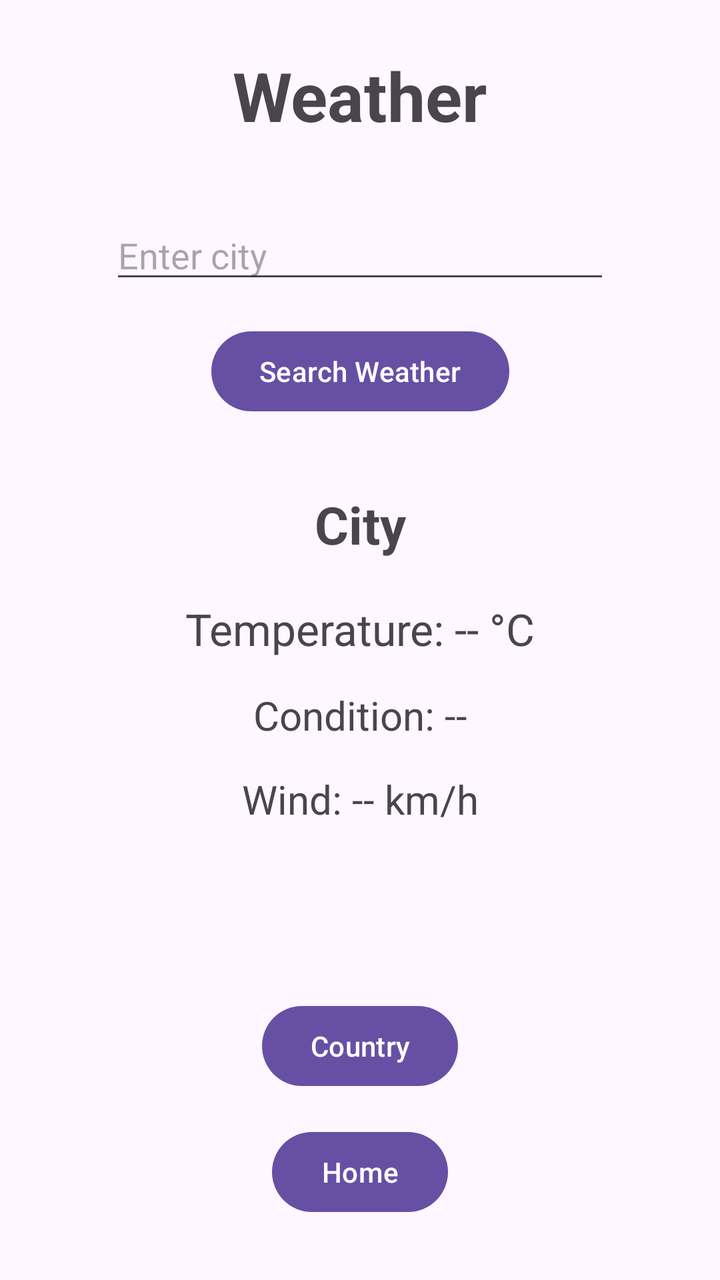
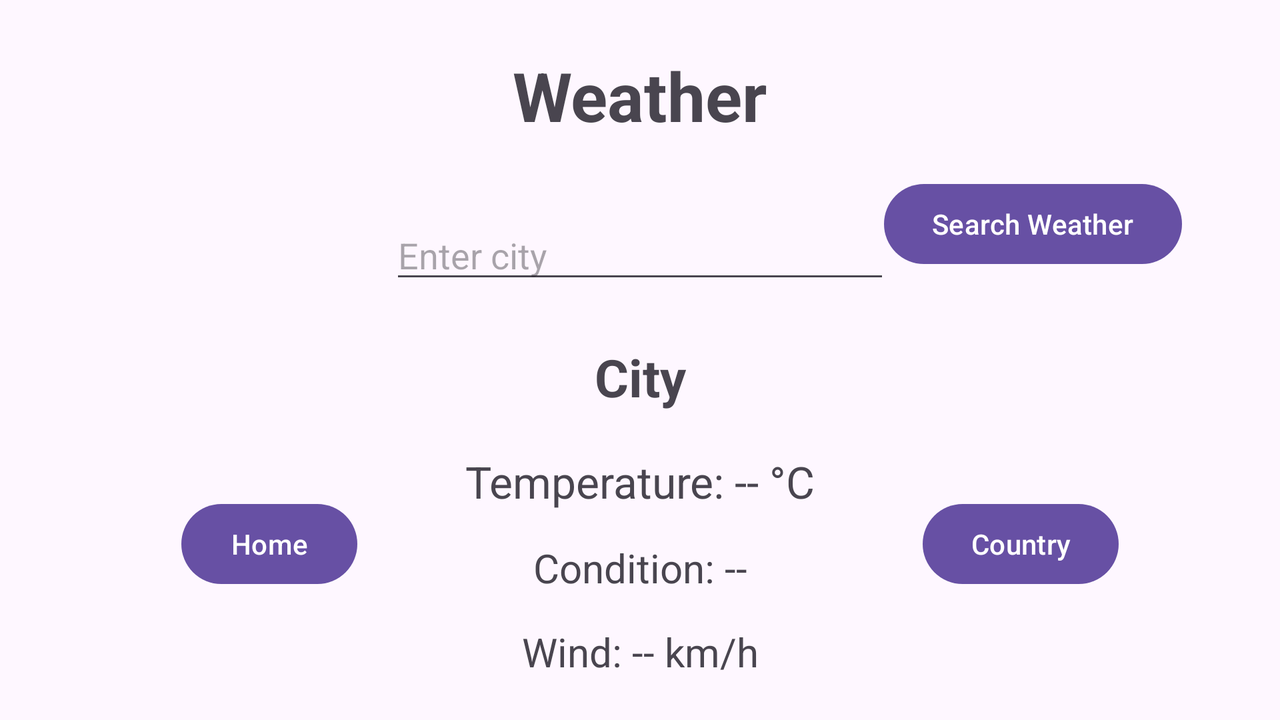

An Android layout and its configuration variant, each rendered on a device that would load it. The default file and the variant file are quoted in full after the pictures.
<!-- AndroidManifest.xml: application theme Theme.API_Integration_V5 -->
<!-- res/layout/fragment_weather.xml -->
<?xml version="1.0" encoding="utf-8"?>
<ScrollView
    xmlns:android="http://schemas.android.com/apk/res/android"
    xmlns:app="http://schemas.android.com/apk/res-auto"
    xmlns:tools="http://schemas.android.com/tools"
    android:layout_width="match_parent"
    android:layout_height="match_parent"
    android:fillViewport="true">

<androidx.constraintlayout.widget.ConstraintLayout
    xmlns:android="http://schemas.android.com/apk/res/android"
    xmlns:app="http://schemas.android.com/apk/res-auto"
    xmlns:tools="http://schemas.android.com/tools"
    android:id="@+id/weatherMain"
    android:layout_width="match_parent"
    android:layout_height="match_parent"
    tools:context=".WeatherFragment">

    <TextView
        android:id="@+id/weatherTitle"
        android:layout_width="wrap_content"
        android:layout_height="wrap_content"
        android:layout_marginTop="25dp"
        android:text="Weather"
        android:textSize="34sp"
        android:textStyle="bold"
        app:layout_constraintEnd_toEndOf="parent"
        app:layout_constraintStart_toStartOf="parent"
        app:layout_constraintTop_toTopOf="parent" />

    <EditText
        android:id="@+id/cityInput"
        android:layout_width="250dp"
        android:layout_height="wrap_content"
        android:layout_marginTop="35dp"
        android:hint="Enter city"
        android:inputType="text"
        app:layout_constraintEnd_toEndOf="parent"
        app:layout_constraintStart_toStartOf="parent"
        app:layout_constraintTop_toBottomOf="@id/weatherTitle" />

    <Button
        android:id="@+id/searchWeatherBtn"
        android:layout_width="wrap_content"
        android:layout_height="wrap_content"
        android:layout_marginTop="15dp"
        android:text="Search Weather"
        app:layout_constraintEnd_toEndOf="parent"
        app:layout_constraintStart_toStartOf="parent"
        app:layout_constraintTop_toBottomOf="@id/cityInput" />

    <TextView
        android:id="@+id/cityText"
        android:layout_width="wrap_content"
        android:layout_height="wrap_content"
        android:layout_marginTop="35dp"
        android:text="City"
        android:textSize="26sp"
        android:textStyle="bold"
        app:layout_constraintEnd_toEndOf="parent"
        app:layout_constraintStart_toStartOf="parent"
        app:layout_constraintTop_toBottomOf="@id/searchWeatherBtn" />

    <TextView
        android:id="@+id/temperatureText"
        android:layout_width="wrap_content"
        android:layout_height="wrap_content"
        android:layout_marginTop="20dp"
        android:text="Temperature: -- °C"
        android:textSize="22sp"
        app:layout_constraintEnd_toEndOf="parent"
        app:layout_constraintStart_toStartOf="parent"
        app:layout_constraintTop_toBottomOf="@id/cityText" />

    <TextView
        android:id="@+id/conditionText"
        android:layout_width="wrap_content"
        android:layout_height="wrap_content"
        android:layout_marginTop="15dp"
        android:text="Condition: --"
        android:textSize="20sp"
        app:layout_constraintEnd_toEndOf="parent"
        app:layout_constraintStart_toStartOf="parent"
        app:layout_constraintTop_toBottomOf="@id/temperatureText" />

    <TextView
        android:id="@+id/windText"
        android:layout_width="wrap_content"
        android:layout_height="wrap_content"
        android:layout_marginTop="15dp"
        android:text="Wind: -- km/h"
        android:textSize="20sp"
        app:layout_constraintEnd_toEndOf="parent"
        app:layout_constraintStart_toStartOf="parent"
        app:layout_constraintTop_toBottomOf="@id/conditionText" />

    <Button
        android:id="@+id/countryBtn"
        android:layout_width="wrap_content"
        android:layout_height="wrap_content"
        android:layout_marginBottom="15dp"
        android:text="Country"
        app:layout_constraintBottom_toTopOf="@id/weatherToHomeBtn"
        app:layout_constraintEnd_toEndOf="parent"
        app:layout_constraintStart_toStartOf="parent" />

    <Button
        android:id="@+id/weatherToHomeBtn"
        android:layout_width="wrap_content"
        android:layout_height="wrap_content"
        android:layout_marginBottom="30dp"
        android:text="Home"
        app:layout_constraintBottom_toBottomOf="parent"
        app:layout_constraintEnd_toEndOf="parent"
        app:layout_constraintStart_toStartOf="parent" />

</androidx.constraintlayout.widget.ConstraintLayout>
</ScrollView>
<!-- resources referenced by this layout -->
<resources>
  <style name="Theme.API_Integration_V5" parent="Base.Theme.API_Integration_V5" />
  <style name="Base.Theme.API_Integration_V5" parent="Theme.Material3.DayNight.NoActionBar">
          
          
      </style>
</resources>
<!-- res/layout-land/fragment_weather.xml (the repository's variant of the layout above) -->
<!-- drawn on the phone turned sideways -->
<?xml version="1.0" encoding="utf-8"?>
<androidx.constraintlayout.widget.ConstraintLayout xmlns:android="http://schemas.android.com/apk/res/android"
    xmlns:app="http://schemas.android.com/apk/res-auto"
    xmlns:tools="http://schemas.android.com/tools"
    android:layout_width="match_parent"
    android:layout_height="match_parent">

    <ScrollView
        android:layout_width="match_parent"
        android:layout_height="match_parent"
        android:fillViewport="true">

        <androidx.constraintlayout.widget.ConstraintLayout
            android:id="@+id/weatherMain"
            android:layout_width="match_parent"
            android:layout_height="match_parent"
            tools:context=".WeatherFragment">

            <TextView
                android:id="@+id/weatherTitle"
                android:layout_width="wrap_content"
                android:layout_height="wrap_content"
                android:layout_marginTop="25dp"
                android:text="Weather"
                android:textSize="34sp"
                android:textStyle="bold"
                app:layout_constraintEnd_toEndOf="parent"
                app:layout_constraintStart_toStartOf="parent"
                app:layout_constraintTop_toTopOf="parent" />

            <EditText
                android:id="@+id/cityInput"
                android:layout_width="250dp"
                android:layout_height="wrap_content"
                android:layout_marginTop="35dp"
                android:hint="Enter city"
                android:inputType="text"
                app:layout_constraintEnd_toEndOf="parent"
                app:layout_constraintStart_toStartOf="parent"
                app:layout_constraintTop_toBottomOf="@id/weatherTitle" />

            <Button
                android:id="@+id/searchWeatherBtn"
                android:layout_width="wrap_content"
                android:layout_height="wrap_content"
                android:layout_marginTop="88dp"
                android:text="Search Weather"
                app:layout_constraintEnd_toEndOf="parent"
                app:layout_constraintHorizontal_bias="0.9"
                app:layout_constraintStart_toStartOf="parent"
                app:layout_constraintTop_toTopOf="parent" />

            <TextView
                android:id="@+id/cityText"
                android:layout_width="wrap_content"
                android:layout_height="wrap_content"
                android:layout_marginTop="35dp"
                android:text="City"
                android:textSize="26sp"
                android:textStyle="bold"
                app:layout_constraintEnd_toEndOf="parent"
                app:layout_constraintStart_toStartOf="parent"
                app:layout_constraintTop_toBottomOf="@id/searchWeatherBtn" />

            <TextView
                android:id="@+id/temperatureText"
                android:layout_width="wrap_content"
                android:layout_height="wrap_content"
                android:layout_marginTop="20dp"
                android:text="Temperature: -- °C"
                android:textSize="22sp"
                app:layout_constraintEnd_toEndOf="parent"
                app:layout_constraintStart_toStartOf="parent"
                app:layout_constraintTop_toBottomOf="@id/cityText" />

            <TextView
                android:id="@+id/conditionText"
                android:layout_width="wrap_content"
                android:layout_height="wrap_content"
                android:layout_marginTop="15dp"
                android:text="Condition: --"
                android:textSize="20sp"
                app:layout_constraintEnd_toEndOf="parent"
                app:layout_constraintStart_toStartOf="parent"
                app:layout_constraintTop_toBottomOf="@id/temperatureText" />

            <TextView
                android:id="@+id/windText"
                android:layout_width="wrap_content"
                android:layout_height="wrap_content"
                android:layout_marginTop="15dp"
                android:text="Wind: -- km/h"
                android:textSize="20sp"
                app:layout_constraintEnd_toEndOf="parent"
                app:layout_constraintStart_toStartOf="parent"
                app:layout_constraintTop_toBottomOf="@id/conditionText" />

            <Button
                android:id="@+id/countryBtn"
                android:layout_width="wrap_content"
                android:layout_height="wrap_content"
                android:layout_marginBottom="64dp"
                android:text="Country"
                app:layout_constraintBottom_toBottomOf="parent"
                app:layout_constraintEnd_toEndOf="parent"
                app:layout_constraintHorizontal_bias="0.851"
                app:layout_constraintStart_toStartOf="parent" />

            <Button
                android:id="@+id/weatherToHomeBtn"
                android:layout_width="wrap_content"
                android:layout_height="wrap_content"
                android:layout_marginBottom="64dp"
                android:text="Home"
                app:layout_constraintBottom_toBottomOf="parent"
                app:layout_constraintEnd_toEndOf="parent"
                app:layout_constraintHorizontal_bias="0.164"
                app:layout_constraintStart_toStartOf="parent" />

        </androidx.constraintlayout.widget.ConstraintLayout>
    </ScrollView>

</androidx.constraintlayout.widget.ConstraintLayout>
